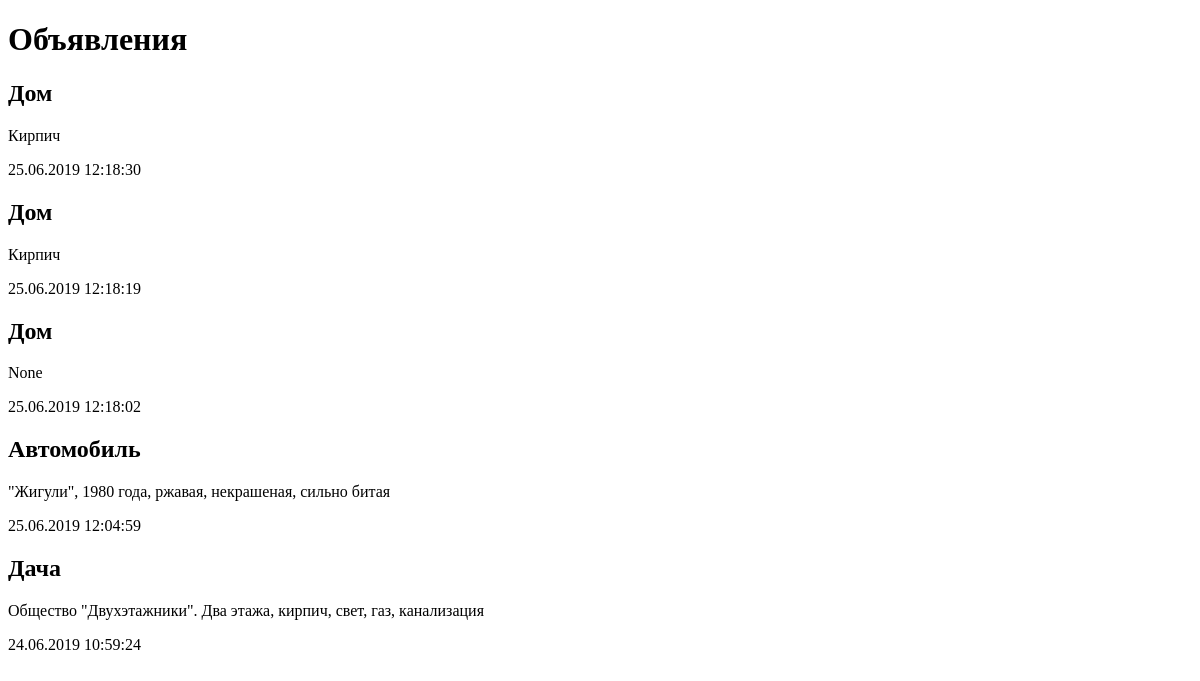
The app's page /bboard/, older data.
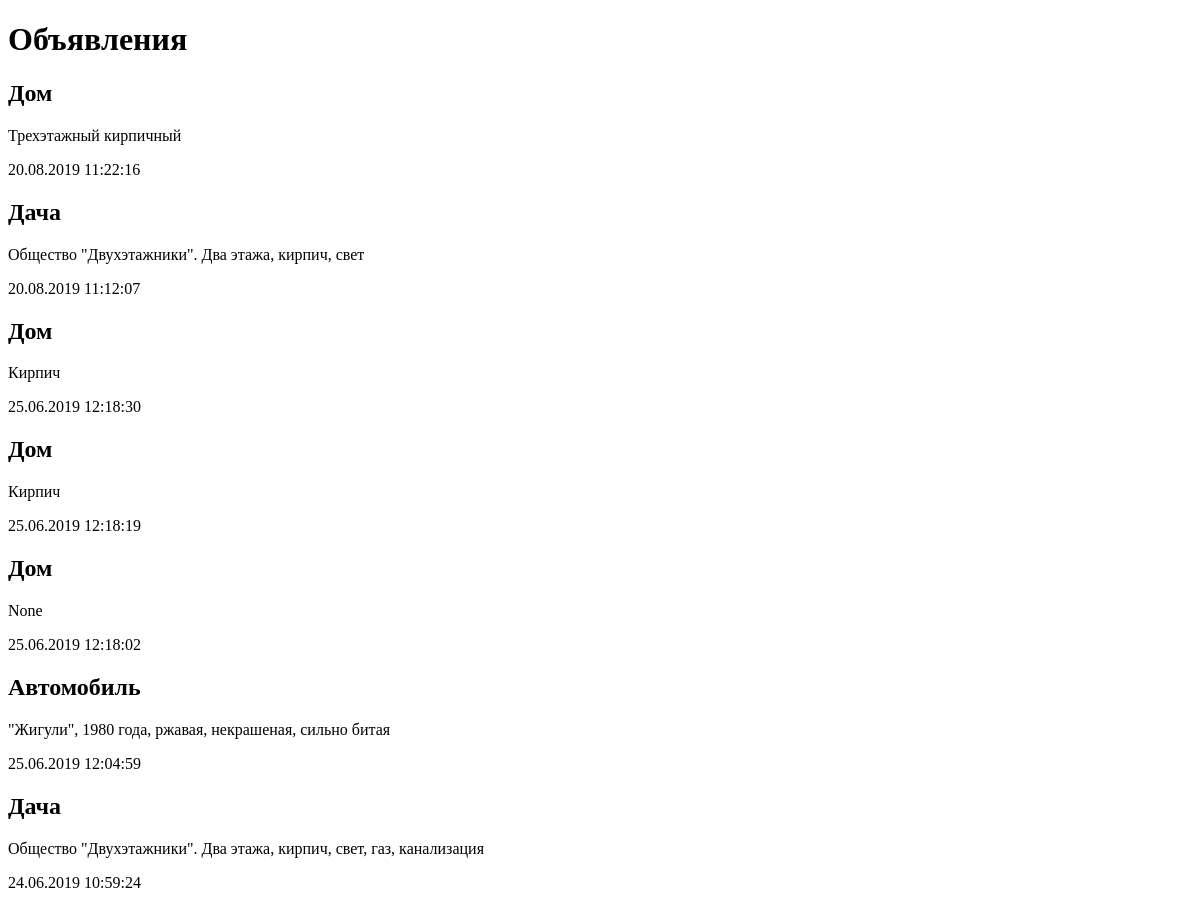
The same page, newer data.
### bboard/models.py (models this page shows)
class Bb(models.Model):
    title = models.CharField(max_length=50, verbose_name='Товар')
    content = models.TextField(null=True, blank=True, verbose_name='Описание')
    price = models.FloatField(null=True, blank=True, verbose_name='Цена')
    published = models.DateTimeField(auto_now_add=True, db_index=True, verbose_name='Опубликовано')
    rubric = models.ForeignKey('Rubric', null=True, on_delete=models.PROTECT, verbose_name='Рубрика')
    class Meta:
        verbose_name_plural = 'Объявления'
        verbose_name = 'Объявление'
        ordering = ['-published']

### bboard/views.py (the view)
# urls.py: path('', index),
def index(request):
    bbs = Bb.objects.all()
    return render(request, 'bboard/index.html', {'bbs': bbs})

### bboard/templates/bboard/index.html (shortened to what this page needs)
<!DOCTYPE html>
<html>
    <head>
    </head>
    <body>
        <h1>Объявления</h1>
            {% for bb in bbs %}
        <div>
            <h2>{{ bb.title }}</h2>
            <p>{{ bb.content }}</p>
            <p>{{ bb.published|date:"d.m.Y H:i:s" }}</p>
        </div>
        {% endfor %}
    </body>
</html>

Row changes from the older to the newer data that the page shows:
added Bb: title "Дом", content "Трехэтажный кирпичный", published "20.08.2019 11:22:16"
added Bb: title "Дача", content "Общество \"Двухэтажники\". Два этажа, кирпич, свет", published "20.08.2019 11:12:07"
